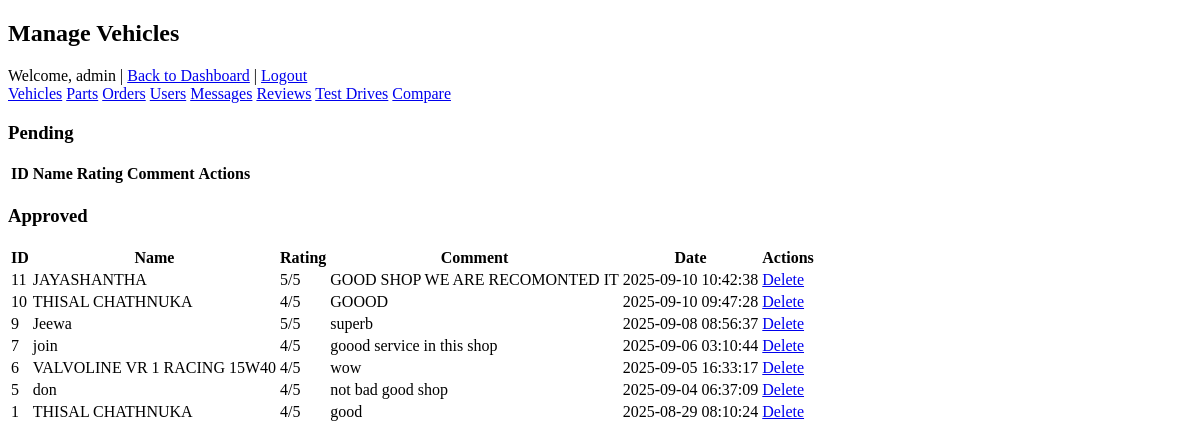
Screenshot of /admin/reviews.php (signed in) with the database file from the repository.
### tables this page shows
CREATE TABLE `reviews` (
  `id` int(11) NOT NULL,
  `vehicle_id` int(11) DEFAULT NULL,
  `name` varchar(120) NOT NULL,
  `rating` int(11) NOT NULL,
  `comment` text NOT NULL,
  `status` enum('pending','approved') NOT NULL DEFAULT 'pending',
  `created_at` timestamp NOT NULL DEFAULT current_timestamp()
);

### db.php (called while the page is built, shortened)
<?php
function e($str) {
    return htmlspecialchars($str ?? '', ENT_QUOTES, 'UTF-8');
}
?>

### admin/reviews.php (the view, shortened to what this page needs)
<?php require_once __DIR__.'/../db.php'; require_login(); ?>
<!DOCTYPE html>
<html lang="en"><head>
  <link rel="stylesheet" href="../assets/css/style.css">
</head>
</head>
<body>
  <div class="container">
    <header class="flex-between">
      <h2>Manage Vehicles</h2>
      <div>
        Welcome, <?= e($_SESSION['username'] ?? '') ?> |
        <a class="btn" href="dashboard.php">Back to Dashboard</a> |
        <a class="btn" href="logout.php">Logout</a>
      </div>
    </header>
    <nav class="nav-links">
        <a href="vehicles.php">Vehicles</a>
        <a href="parts.php">Parts</a>
        <a href="part_messages.php">Orders</a>
        <a href="users.php">Users</a>
        <a href="messages.php" >Messages</a>
        <a href="reviews.php" class="active">Reviews</a>
        <a href="bookings.php">Test Drives</a>
        <a href="compare_add.php">Compare</a>
    </nav>
    <h3>Pending</h3>
    <table>
      <thead><tr><th>ID</th><th>Name</th><th>Rating</th><th>Comment</th><th>Actions</th></tr></thead>
    </table>
    <h3>Approved</h3>
    <table>
      <thead><tr><th>ID</th><th>Name</th><th>Rating</th><th>Comment</th><th>Date</th><th>Actions</th></tr></thead>
      <tbody>
      <?php
        $res = $mysqli->query("SELECT * FROM reviews WHERE status='approved' ORDER BY id DESC");
        while ($r = $res->fetch_assoc()) {
          echo '<tr>';
          echo '<td>'.(int)$r['id'].'</td>';
          echo '<td>'.e($r['name']).'</td>';
          echo '<td>'.(int)$r['rating'].'/5</td>';
          echo '<td>'.e($r['comment']).'</td>';
          echo '<td>'.e($r['created_at']).'</td>';
          echo '<td class="actions"><a href="reviews.php?delete='.(int)$r['id'].'" onclick="return confirm(\'Delete?\')">Delete</a></td>';
          echo '</tr>';
        }
      ?>
      </tbody>
    </table>
  </div>
</body></html>

### admin/reviews.php (style rules this page uses)
.actions { display: flex; gap: 6px; flex-wrap: wrap; }

### rows the page displays
reviews: id "11", name "JAYASHANTHA", rating "5", comment "GOOD SHOP WE ARE RECOMONTED IT", created_at "2025-09-10 10:42:38"
reviews: id "10", name "THISAL CHATHNUKA", rating "4", comment "GOOOD", created_at "2025-09-10 09:47:28"
reviews: id "9", name "Jeewa", rating "5", comment "superb", created_at "2025-09-08 08:56:37"
reviews: id "7", name "join", rating "4", comment "goood service in this shop", created_at "2025-09-06 03:10:44"
reviews: id "6", name "VALVOLINE VR 1 RACING 15W40", rating "4", comment "wow", created_at "2025-09-05 16:33:17"
reviews: id "5", name "don", rating "4", comment "not bad good shop", created_at "2025-09-04 06:37:09"
reviews: id "1", name "THISAL CHATHNUKA", rating "4", comment "good", created_at "2025-08-29 08:10:24"

### other values shown
$_SESSION['username'] "admin"
